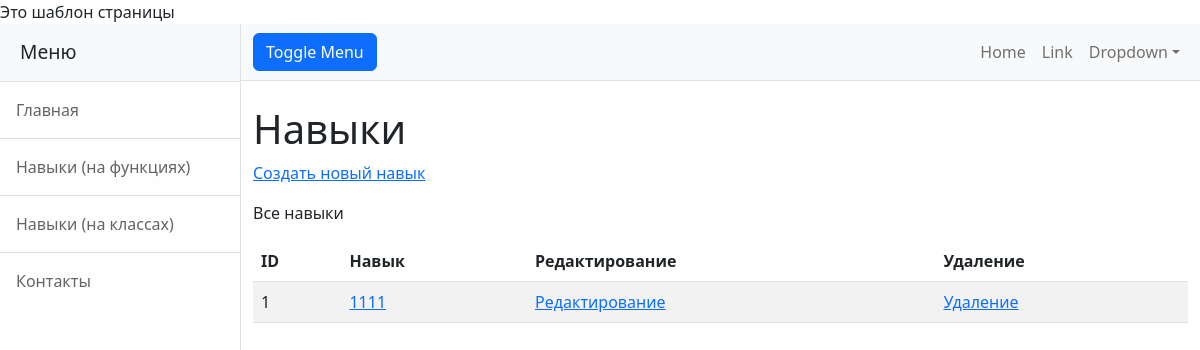
/view_skills, run on an earlier commit of the app's database.
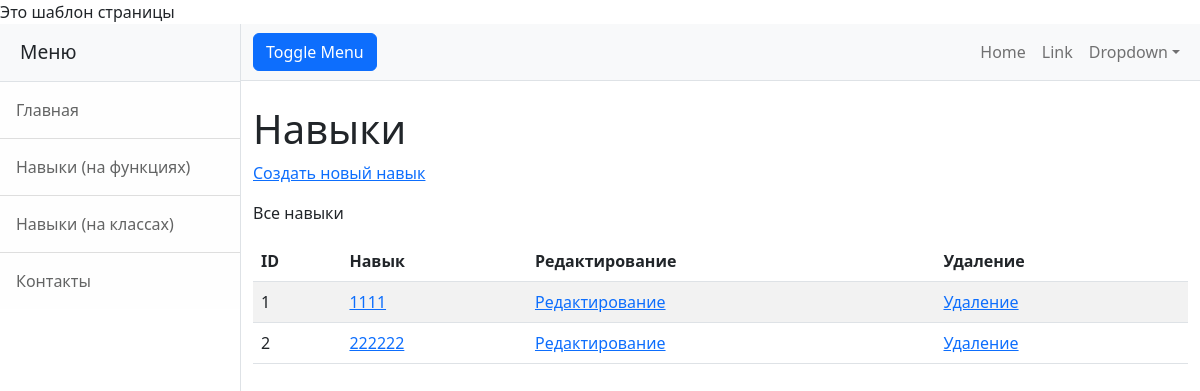
And on a later commit of the database.
### blogapp/models.py (models this page shows, shortened)
class IsActiveMixin(models.Model):
    objects = models.Manager()
    active_objects = ActiveManager()
    is_active = models.BooleanField(default=False)
    class Meta:
        abstract = True

class Skill(IsActiveMixin):
    name = models.CharField(max_length=64, unique=True)
    user = models.ForeignKey(AppUser, on_delete=models.CASCADE)

### blogapp/views.py (the view)
# urls.py: path('view_skills', views.view_skills, name='view_skills'),
def view_skills(request):
    skills = Skill.objects.all()
    menu = blogapp.sitemenu.make_menu()
    return render(request, 'blogapp/skills_view.html', context={'menu': menu, 'skills': skills})

### blogapp/sitemenu.py (called while the page is built)
def make_menu():
    res = list()
    res.append(MenuItem("Главная", "/"))
    res.append(MenuItem("Навыки (на функциях)", "/view_skills"))
    res.append(MenuItem("Навыки (на классах)", "/skill_list"))
    res.append(MenuItem("Контакты", "/contacts"))
    return res

### blogapp/templates/blogapp/skills_view.html (shortened to what this page needs)
{% extends "base.html" %}
{% block menu_title %} Меню {% endblock %}
{% block menu_items %}
    {% for item in menu %}
        <a class="list-group-item list-group-item-action list-group-item-light p-3" href="{{ item.url }}">{{ item.text }}</a>
    {% endfor %}
{% endblock %}
{% block page_content %}
<h1 class="mt-4">Навыки</h1>
    <p><a href="/create_skill">Создать новый навык</a></p>
    <p>Все навыки</p>
        <table id="data" class="table table-striped">
        <thead>
            <tr>
            <th>ID</th>
            <th>Навык</th>
            <th>Редактирование</th>
            <th>Удаление</th>
          </tr>
    </thead>
    <tbody>
      {% for skill in skills %}
        <tr>
          <td>{{ skill.id }}</td>
           <td> <a href="{% url 'blogapp:view_skill' id=skill.id %}">{{ skill.name }}</a></td>
          <td><a href= "{% url 'blogapp:edit_skill' id=skill.id %}"> Редактирование </a></td>
          <td><a href= " "> Удаление </a></td>
        </tr>
      {% endfor %}
    </tbody>
  </table>
{% endblock %}

### templates/base.html (shortened to what this page needs)
{% load static %}
{% load my_extensions %}
<!DOCTYPE html>
<html lang="en">
    <head>
        <link href={% static 'css/styles.css' %} rel="stylesheet" />
    </head>
    <body>
        Это шаблон страницы
        <div class="d-flex" id="wrapper">
            <div class="border-end bg-white" id="sidebar-wrapper">
                <div class="sidebar-heading border-bottom bg-light">{% block menu_title %}{% endblock %}</div>
                <div class="list-group list-group-flush">
                    {% block menu_items %}{% endblock %}
                </div>
            </div>
            <div id="page-content-wrapper">
                <nav class="navbar navbar-expand-lg navbar-light bg-light border-bottom">
                    <div class="container-fluid">
                        <button class="btn btn-primary" id="sidebarToggle">Toggle Menu</button>
                        <div class="collapse navbar-collapse" id="navbarSupportedContent">
                            <ul class="navbar-nav ms-auto mt-2 mt-lg-0">
                                <li class="nav-item active"><a class="nav-link" href="#!">Home</a></li>
                                <li class="nav-item"><a class="nav-link" href="#!">Link</a></li>
                                <li class="nav-item dropdown">
                                    <a class="nav-link dropdown-toggle" id="navbarDropdown" href="#" role="button" data-bs-toggle="dropdown" aria-haspopup="true" aria-expanded="false">Dropdown</a>
                                </li>
                            </ul>
                        </div>
                    </div>
                </nav>
                <div class="container-fluid">
                    {% block page_content %} {% endblock %}
                </div>
            </div>
        </div>
    </body>
</html>

What changed in the data, as far as the page shows it:
added Skill: id "2", name "222222"
